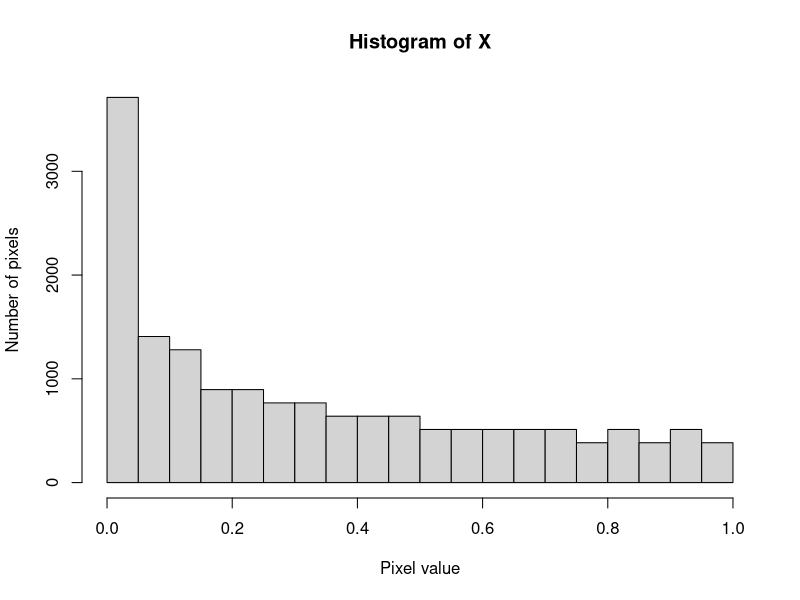
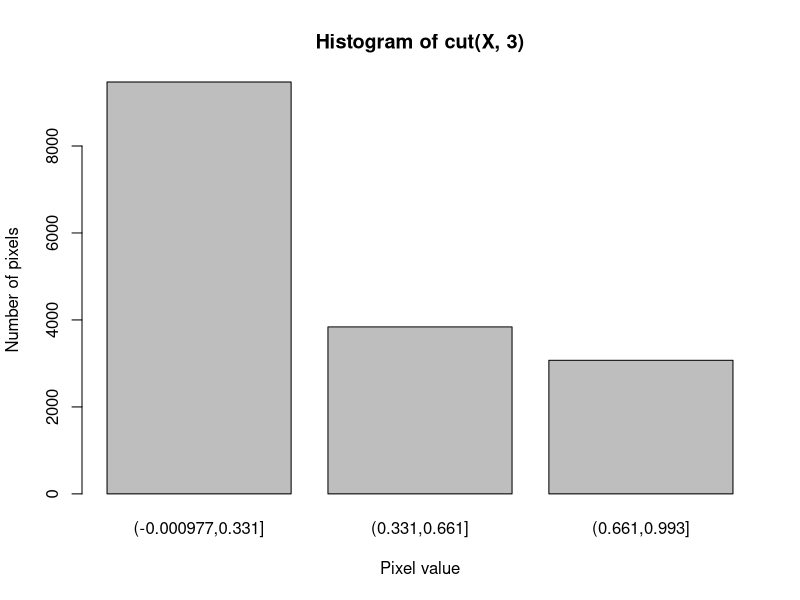

Here is the R script that generated these plots, in order:
library(spatstat)


### Name: hist.im
### Title: Histogram of Pixel Values in an Image
### Aliases: hist.im
### Keywords: spatial methods

### ** Examples

  X <- as.im(function(x,y) {x^2}, unit.square())
  hist(X)
  hist(cut(X,3))
